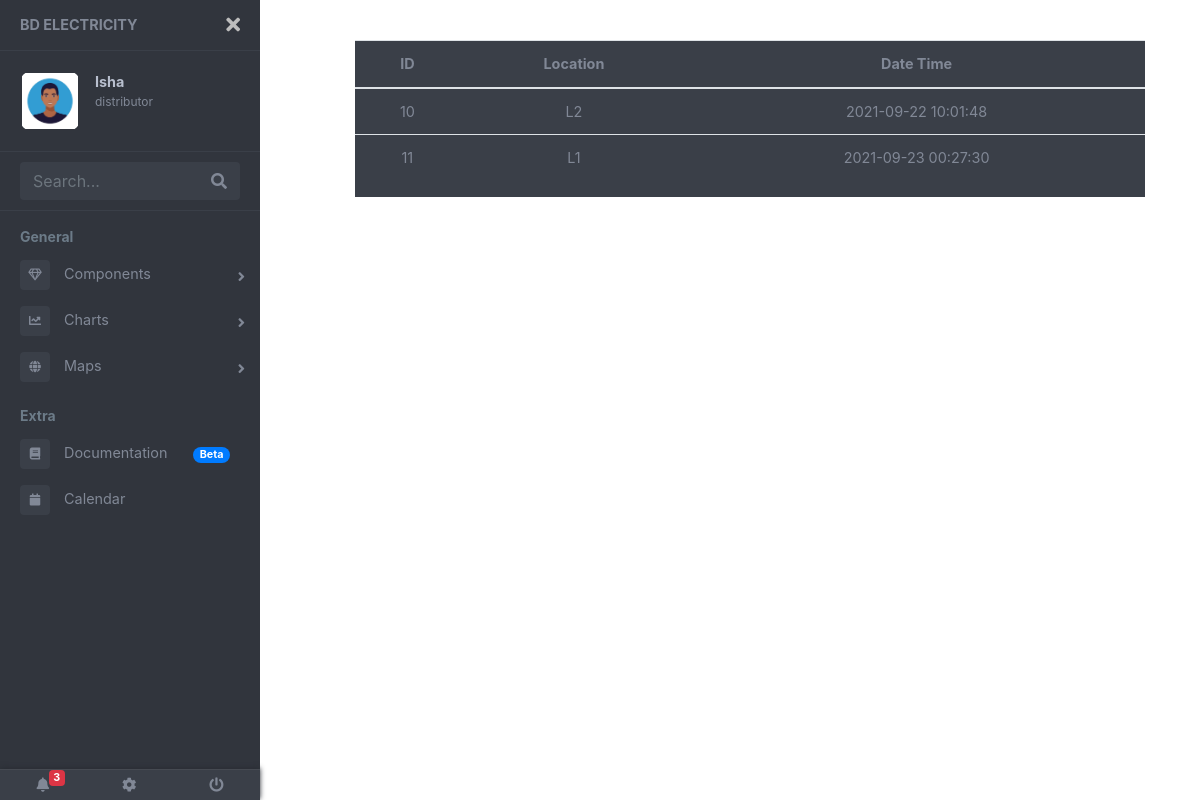
Screenshot of /views/theftNotification.php (signed in) with the database file from the repository.
### tables this page shows
CREATE TABLE `theft` (
  `id` int(11) NOT NULL,
  `location` text NOT NULL,
  `status` text NOT NULL,
  `dateTime` datetime NOT NULL
);

### service/userService.php (called while the page is built, shortened)
<?php
	function mainCheck(){
		$conn = dbConnection();
		$sql = "select * from main";
		$result = mysqli_query($conn, $sql);
		$theft = [];
		while($row = mysqli_fetch_assoc($result)){
			array_push($theft, $row);
		}
		return $theft;
	}
	function verification($l, $s){
		$conn = dbConnection();
		$sql = "SELECT * FROM theft where location='$l' and status='$s'";
		$result = mysqli_query($conn, $sql);
		$row = mysqli_fetch_assoc($result);
		return $row;
	}
	function getTheftNotification(){
		$conn = dbConnection();
		$value = mainCheck();
		if($value){
			for($i=0; $i != count($value); $i++){
				$a = $value[$i]['mainCurr'];
				$b = $value[$i]['lineCurr1'];
				$c = $value[$i]['consumerCurr1'];
				$d = $value[$i]['lineCurr2'];
				$f = ($b - $c);
				$v = verification('L1', 'yes');
				$v = verification('L2', 'yes');
			}
		}
		$sql = "SELECT * FROM theft WHERE status='yes'";
		$result = mysqli_query($conn, $sql);
		$theft = [];
		while($row = mysqli_fetch_assoc($result)){
			array_push($theft, $row);
		}
		return $theft;
	}
?>

### views/theftNotification.php (the view, shortened to what this page needs)
<?php
	require_once('../service/userService.php');
?>
<!DOCTYPE html>
<html>
<head>
    <link rel="stylesheet" href="https://maxcdn.bootstrapcdn.com/bootstrap/4.0.0/css/bootstrap.min.css"
>
    <link href="https://use.fontawesome.com/releases/v5.0.6/css/all.css" rel="stylesheet">
    <link rel="stylesheet" href="../assets/style.css">
</head>
<body>
	<div class="page-wrapper chiller-theme toggled">
  <nav id="sidebar" class="sidebar-wrapper">
    <div class="sidebar-content">
      <div class="sidebar-brand">
        <a href="distributorPage.php">BD Electricity</a>
        <div id="close-sidebar">
          <i class="fas fa-times"></i>
        </div>
      </div>
      <div class="sidebar-header">
        <div class="user-pic"><a href="distributorPage.php"><img class="img-responsive img-rounded" src="../assets/image/<?=$_SESSION['img']?>"
            alt="User picture"></a>
        </div>
        <div class="user-info">
          <span class="user-name">
            <strong><?=$_SESSION['name']?></strong>
          </span>
          <span class="user-role"><?=$_SESSION['userType']?></span>
        </div>
      </div>
      <div class="sidebar-search">
        <div>
          <div class="input-group">
            <input type="text" class="form-control search-menu" placeholder="Search...">
            <div class="input-group-append">
              <span class="input-group-text">
                <i class="fa fa-search" aria-hidden="true"></i>
              </span>
            </div>
          </div>
        </div>
      </div>
      <div class="sidebar-menu">
        <ul>
          <li class="header-menu">
            <span>General</span>
          </li>
          <li class="sidebar-dropdown">
            <a href="#">
              <i class="far fa-gem"></i>
              <span>Components</span>
            </a>
          </li>
          <li class="sidebar-dropdown">
            <a href="#">
              <i class="fa fa-chart-line"></i>
              <span>Charts</span>
            </a>
          </li>
          <li class="sidebar-dropdown">
            <a href="#">
              <i class="fa fa-globe"></i>
              <span>Maps</span>
            </a>
          </li>
          <li class="header-menu">
            <span>Extra</span>
          </li>
          <li>
            <a href="#">
              <i class="fa fa-book"></i>
              <span>Documentation</span>
              <span class="badge badge-pill badge-primary">Beta</span>
            </a>
          </li>
          <li>
            <a href="#">
              <i class="fa fa-calendar"></i>
              <span>Calendar</span>
            </a>
          </li>
        </ul>
      </div>
    </div>
    <div class="sidebar-footer">
      <a href="theftNotification.php">
        <i class="fa fa-bell"></i>
        <span class="badge badge-danger badge-warning notification">3</span>
      </a>
      <a href="#">
        <i class="fa fa-cog"></i>
      </a>
      <a href="../php/logout.php">
        <i class="fa fa-power-off"></i>
      </a>
    </div>
  </nav>
  <main class="page-content">
    <div class="container-fluid">
        <div class="form-group col-md-12">
        <div class="table-hover table-responsive" id="table1">
          <table class="table" >
          <thead align="center">
            <tr>
              <th>ID</th>
              <th>Location</th>
              <th>Date Time</th>
            </tr>
          </thead>
          <tbody align="center">
          <?php
		  $theft = getTheftNotification();
		  for ($i=0; $i != count($theft); $i++) {  ?>
            <tr>
              <td><?=$theft[$i]['id']?></td>
              <td><?=$theft[$i]['location']?></td>
              <td><?=$theft[$i]['dateTime']?></td>
            </tr>
          <?php } ?>
          </tbody>
          </table>
        </div>
        </div>
      </div>
      </div>
</body>
</html>

### rows the page displays
theft: id "10", location "L2", dateTime "2021-09-22 10:01:48"
theft: id "11", location "L1", dateTime "2021-09-23 00:27:30"

### other values shown
$_SESSION['name'] "Isha"
$_SESSION['userType'] "distributor"
